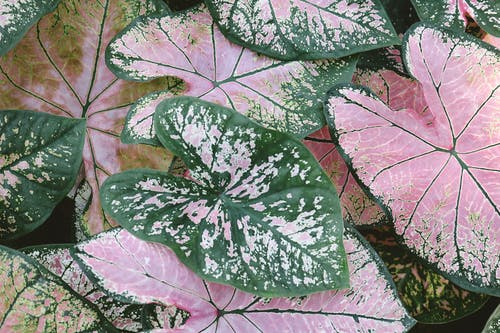
#> input picture 接口/成功小程序/完整小文件包/背景图片/1403404.jpg, 500 x 333 px
$ python -i 'opencv图像处理.py'   (imports and definitions only)
#> lines starting #> are read from the running program, lines starting #| are printed output that depends on the picture
#> further down, picture is the input picture: shape (333, 500, 3); mean B, G, R 130.8, 134.3, 137.7
import cv2 as cv
import numpy as np

# [30 lines left out: functions video_demo, get_image_info, access_pixels, not called in this run]


def inverse(image):
    dst = cv.bitwise_not(image)
    cv.imshow('inverse demo', dst)


# [7 lines left out: function create_image, not called in this run]

def color_space_demo(image):
    gray = cv.cvtColor(image, cv.COLOR_BGR2GRAY)
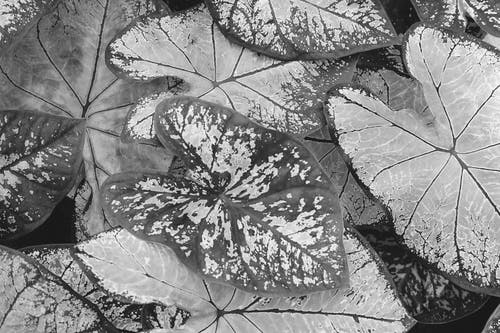
#> gray: shape (333, 500); min 1, max 255, mean 134.9
    cv.imshow('gray', gray)
    hsv = cv.cvtColor(image, cv.COLOR_BGR2HSV)
#> hsv: shape (333, 500, 3); mean H, S, V 91.6, 57.7, 148.3
    cv.imshow('hsv', hsv)
    yuv = cv.cvtColor(image, cv.COLOR_BGR2YUV)
#> yuv: shape (333, 500, 3); mean of channels 0, 1, 2 134.9, 126, 130.5
    cv.imshow('yuv', yuv)

# [50 lines left out: functions extract_object_demo, add_demo, others, logic_demo, contrast_brightness_demo, fill_color_demo, not called in this run]


# [36 lines not run here, left out]

>>> import cv2
>>> picture = cv2.imread('背景图片/1403404.jpg')
>>> result = color_space_demo(picture)
